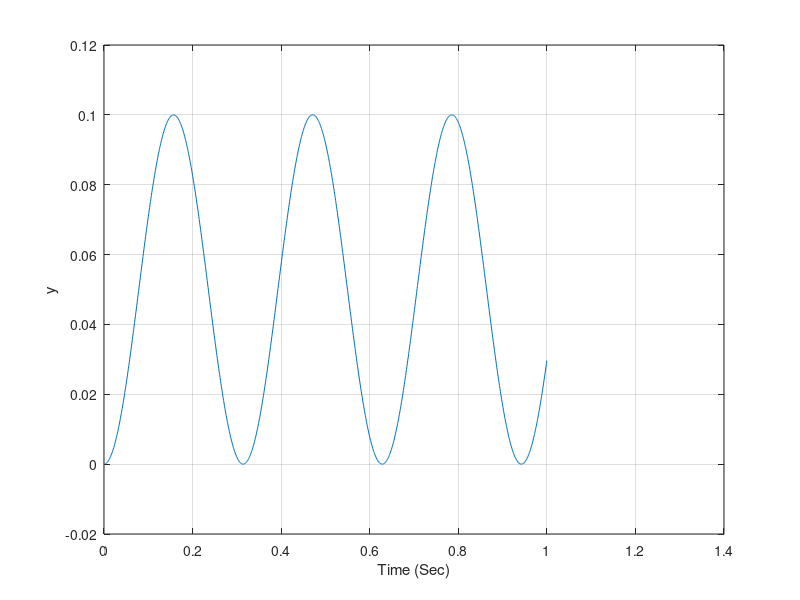

MATLAB code for this plot:
clc; clear all; close all; tic;
%Problem of finding the step response of a second order system 
%using Runge-Kutta

%%
W=20.; %natural frequancy of the second order system
T=0.;  %time
S=0.;

%initial condition
Y=0.;
YD=0.;

X=1.; %step input
H=.001; %step size(in time)
n=0.; %counter on points
%%

while T<=(1.-1e-5)  %looping over time duration
   YOLD=Y;
   YDOLD=YD;
   
   STEP=1;
   FLAG=0;
   while STEP<=1
      if FLAG==1
         STEP=2;
         Y=Y+H*YD;
         YD=YD+H*YDD;
         T=T+H;
      end
      YDD=W*X-W*W*Y; %second order D.eq of the system
      FLAG=1;
   end
   FLAG=0;
   
   %Runge-Kutta formula
   Y=.5*(YOLD+Y+H*YD);
   YD=.5*(YDOLD+YD+H*YDD);
   
   S=S+H;
   if S>=.000999
      S=0.;
      n=n+1;
      ArrayT(n)=T;
      ArrayY(n)=Y;
   end
end
figure
plot(ArrayT,ArrayY),grid
xlabel('Time (Sec)')
ylabel('y')
clc
output=[ArrayT',ArrayY'];
save datfil.txt output  -ascii
disp 'simulation finished'

toc;